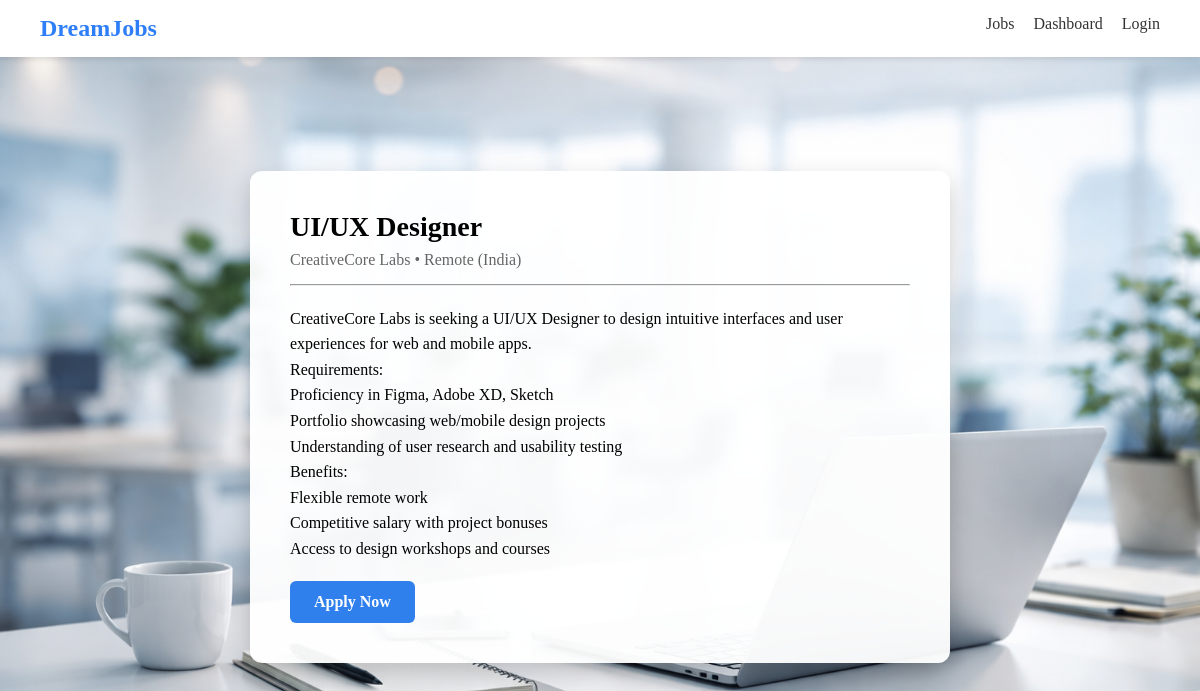
The page /job/5/ on the database its author committed.
### portal/models.py (models this page shows, shortened)
class Job(models.Model):
    employer = models.ForeignKey(User, on_delete=models.CASCADE)
    title = models.CharField(max_length=200)
    company = models.CharField(max_length=200)
    location = models.CharField(max_length=200)
    description = models.TextField()
    created_at = models.DateTimeField(auto_now_add=True)

### portal/views.py (the view)
# urls.py: path('job/<int:job_id>/', views.job_detail, name='job_detail'),
def job_detail(request, job_id):
    job = get_object_or_404(Job, id=job_id)
    return render(request, 'portal/job_detail.html', {'job': job})

### portal/templates/portal/job_detail.html
{% extends "portal/base.html" %}
{% load static %}
{% block content %}
<div class="job-detail-wrapper">
    <div class="job-detail-card">
        <h1 class="job-title">{{ job.title }}</h1>
        <p class="job-meta">
            {{ job.company }} • {{ job.location }}
        </p>
        <hr>
        <div class="job-description">
            {{ job.description|linebreaks }}
        </div>
        <a href="{% url 'apply_job' job.id %}" class="apply-btn">
            Apply Now
        </a>
    </div>
</div>
{% endblock %}

### portal/static/css/style.css (style rules this page uses)
* { margin: 0; padding: 0; box-sizing: border-box; }
body { font-family: 'Times New Roman', Times, serif; min-height: 100vh; background-image: url("../images/MC.png"); background-size: cover; background-position: center; background-repeat: no-repeat; background-attachment: fixed; }
.job-detail-wrapper { min-height: 90vh; display: flex; justify-content: center; align-items: center; }
.job-detail-card { width: 700px; background: rgba(255,255,255,0.95); padding: 40px; border-radius: 12px; box-shadow: 0 10px 25px rgba(0,0,0,0.2); }
.job-title { font-size: 28px; font-weight: bold; margin-bottom: 8px; }
.job-meta { color: #666; font-size: 16px; margin-bottom: 15px; }
.job-description { margin: 20px 0; line-height: 1.6; }
.apply-btn { display: inline-block; background: #2f80ed; color: white; padding: 12px 24px; border-radius: 6px; text-decoration: none; font-weight: bold; }

### rows shown on the page
Job: title "UI/UX Designer", company "CreativeCore Labs", location "Remote (India)", description "CreativeCore Labs is seeking a UI/UX Designer to design intuitive interfaces and user experiences for web and mobile apps. Requirements: Proficiency in Figma, Adobe XD, Sketch Portfolio showcasing web/mobile design projects Understanding of user research and usability testing Benefits: Flexible remote work Competitive salary with project bonuses Access to design workshops and courses"
